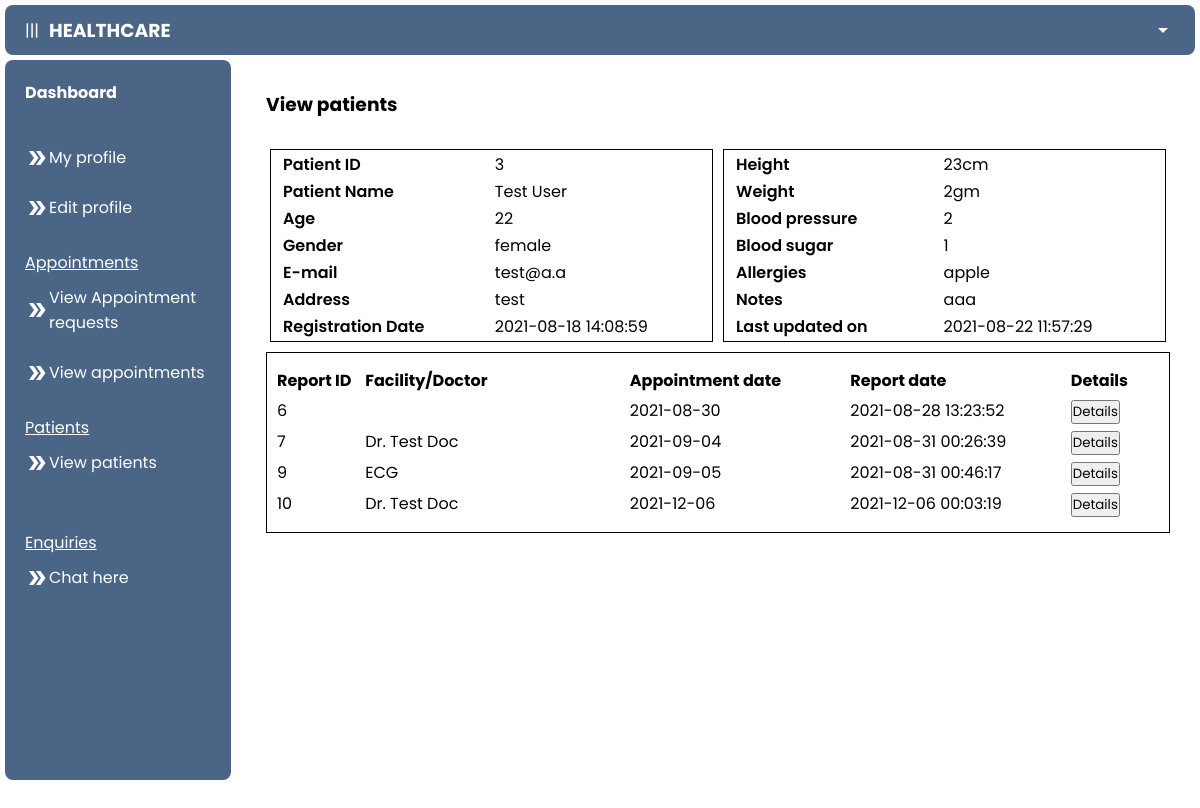
The page /doctor/patient_details.php?p_id=3 (signed in) on the database its author committed.
### tables this page shows
CREATE TABLE `p_records` (
  `record_id` int(100) NOT NULL,
  `p_id` int(100) NOT NULL,
  `height` varchar(255) DEFAULT NULL,
  `weight` varchar(255) DEFAULT NULL,
  `blood_pressure` varchar(255) DEFAULT NULL,
  `blood_sugar` varchar(255) DEFAULT NULL,
  `allergies` varchar(255) DEFAULT NULL,
  `notes` varchar(255) DEFAULT NULL,
  `update_date` datetime NOT NULL DEFAULT CURRENT_TIMESTAMP ON UPDATE CURRENT_TIMESTAMP
);

CREATE TABLE `patient` (
  `p_id` int(11) NOT NULL,
  `name` varchar(255) NOT NULL,
  `email` varchar(255) NOT NULL,
  `password` varchar(255) NOT NULL,
  `address` varchar(255) NOT NULL,
  `age` int(100) NOT NULL,
  `gender` enum('male','female','other') NOT NULL,
  `reg_date` datetime NOT NULL DEFAULT CURRENT_TIMESTAMP
);

CREATE TABLE `report` (
  `report_id` int(100) NOT NULL,
  `p_id` int(100) DEFAULT NULL,
  `d_id` int(100) DEFAULT NULL,
  `value` varchar(255) DEFAULT NULL,
  `diagnosis` varchar(255) DEFAULT NULL,
  `prescription` longtext,
  `notes` longtext,
  `appointment_date` date NOT NULL,
  `report_date` datetime NOT NULL DEFAULT CURRENT_TIMESTAMP
);

### doctor/patient_details.php (the view, shortened to what this page needs)
<!DOCTYPE html>
<html lang="en">
<head>
    <link rel="stylesheet" href="../css/add.css">
</head>
<body>
    <?php include('navigation.php'); ?>
    <main>
        <h3 style="margin-bottom: 30px;">View patients</h3>
        <?php
        $p_id = $_GET["p_id"];
        $result = mysqli_query($con, "SELECT * FROM patient INNER JOIN p_records ON patient.p_id = p_records.p_id WHERE patient.p_id = $p_id ");
        while ($row = mysqli_fetch_array($result)) {
        ?>
            <div class="patient-info">
                <table class="myTable" style="margin-right: 5px;">
                    <tr>
                        <th>Patient ID</td>
                        <td><?php echo $p_id; ?></td>
                    </tr>
                    <tr>
                        <th>Patient Name</th>
                        <td><?php echo $row["name"]; ?></td>
                    </tr>
                    <tr>
                        <th>Age</th>
                        <td><?php echo $row["age"]; ?></td>
                    </tr>
                    <tr>
                        <th>Gender</th>
                        <td><?php echo $row["gender"]; ?></td>
                    </tr>
                    <tr>
                        <th>E-mail</th>
                        <td><?php echo $row["email"]; ?></td>
                    </tr>
                    <tr>
                        <th>Address</th>
                        <td><?php echo $row["address"]; ?></td>
                    </tr>
                    <tr>
                        <th>Registration Date</th>
                        <td><?php echo $row["reg_date"]; ?></td>
                    </tr>
                </table>
                <table class="myTable" style="margin-left: 5px;">
                    <tr>
                        <th>Height</td>
                        <td><?php echo $row["height"]; ?></td>
                    </tr>
                    <tr>
                        <th>Weight</th>
                        <td><?php echo $row["weight"]; ?></td>
                    </tr>
                    <tr>
                        <th>Blood pressure</th>
                        <td><?php echo $row["blood_pressure"]; ?></td>
                    </tr>
                    <tr>
                        <th>Blood sugar</th>
                        <td><?php echo $row["blood_sugar"]; ?></td>
                    </tr>
                    <tr>
                        <th>Allergies</th>
                        <td><?php echo $row["allergies"]; ?></td>
                    </tr>
                    <tr>
                        <th>Notes</th>
                        <td><?php echo $row["notes"]; ?></td>
                    </tr>
                    <tr>
                        <th>Last updated on</th>
                        <td><?php echo $row["update_date"]; ?></td>
                    </tr>
                </table>
            <?php } ?>
            </div>
            <div class="box" style="margin-bottom: 50px;">
                <div class="headings">
                    <h4 style="width: 10%;">Report ID</h4>
                    <h4 style="width: 30%;">Facility/Doctor</h4>
                    <h4 style="width: 25%;">Appointment date</h4>
                    <h4 style="width: 25%;">Report date</h4>
                    <h4 style="width: 10%;">Details</h4>
                </div>
                <?php
                $result2 = mysqli_query($con, "SELECT * FROM (patient INNER JOIN report ON patient.p_id = report.p_id) WHERE patient.p_id = $p_id");
                while ($row2 = mysqli_fetch_array($result2)) {
                ?>
                    <div class="entries">
                        <p style="width: 10%;"><?php echo $row2["report_id"]; ?></p>
                        <p style="width: 30%;"><?php echo $row2["value"]; ?></p>
                        <p style="width: 25%;"><?php echo $row2["appointment_date"]; ?></p>
                        <p style="width: 25%;"><?php echo $row2["report_date"]; ?></p>
                        <p style="width: 10%;"><button onclick="myFunction1<?php echo $row2["report_id"]; ?>()" id="myBtn <?php echo $row2["report_id"]; ?>">Details</button></p>
                    </div>
                <?php } ?>
            </div>
    </main>
    </div>
</body>
</html>

### css/add.css (style rules this page uses)
main { overflow: auto; }
.patient-info { display: flex; justify-content: center; width: 100%; }
.myTable { border: 1px solid black; width: 49%; }
.myTable th { font-weight: 600; text-align: start; padding: 0 10px; }
.myTable td, .myTable tr { padding: 0 10px; }
.box { margin-top: 10px; width: 100%; height: auto; padding: 10px; border: 1px solid black; }
.box .headings, .box .entries, .d-row { display: flex; margin: 5px 0; }

### css/nav.css (style rules this page uses)
* { padding: 0; margin: 0; box-sizing: border-box; font-family: 'Poppins', sans-serif; }
body { overflow: hidden; height: 100vh; }
main { flex: 4; width: 100%; padding: 30px; }

### rows shown on the page
p_records: p.name "Test User", p.age "22", p.gender "female", p.email "test@a.a", p.address "test", p.reg_date "2021-08-18 14:08:59", height "23cm", weight "2gm", blood_pressure "2", blood_sugar "1", allergies "apple", notes "aaa", update_date "2021-08-22 11:57:29"
report: report_id "6", appointment_date "2021-08-30", report_date "2021-08-28 13:23:52"
report: report_id "7", value "Dr. Test Doc", appointment_date "2021-09-04", report_date "2021-08-31 00:26:39"
report: report_id "9", value "ECG", appointment_date "2021-09-05", report_date "2021-08-31 00:46:17"
report: report_id "10", value "Dr. Test Doc", appointment_date "2021-12-06", report_date "2021-12-06 00:03:19"
